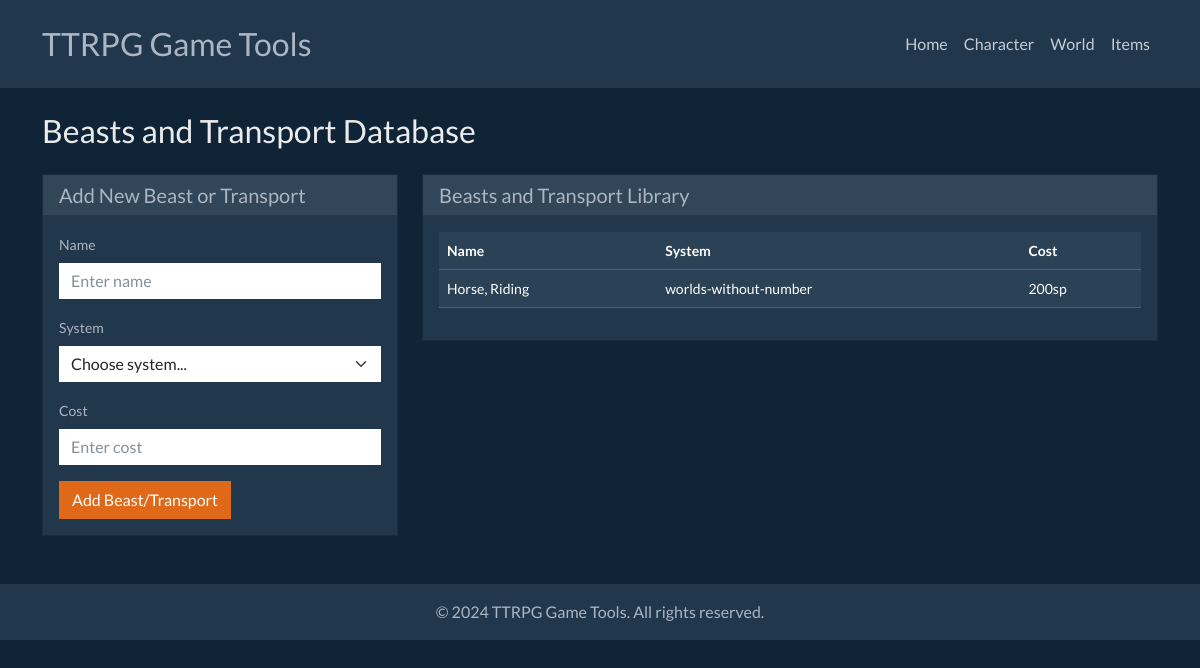
The page /beast-transport on the database its author committed.
### tables this page shows
CREATE TABLE beasts (
            id TEXT PRIMARY KEY,
            name TEXT NOT NULL,
            system TEXT NOT NULL,
            cost TEXT NOT NULL,
            created_at TIMESTAMP DEFAULT CURRENT_TIMESTAMP
        );

### main.py (the view)
@app.get("/beast-transport")
async def beast_transport(request: Request):
    beasts_list = get_all_beasts()
    return templates.TemplateResponse("beast-transport.html", {"request": request, "beasts": beasts_list})

### templates/beast-transport.html (shortened to what this page needs)
{% extends "base.html" %}
{% block content %}
<div class="row">
    <div class="col-12">
        <h2 class="mb-4">Beasts and Transport Database</h2>
    </div>
</div>
<div class="row">
    <div class="col-md-4">
        <div class="card bg-dark text-light">
            <div class="card-header">
                <h5 class="card-title mb-0">Add New Beast or Transport</h5>
            </div>
            <div class="card-body">
                <form method="POST" action="/beast-transport">
                    <div class="mb-3">
                        <label for="beastName" class="form-label">Name</label>
                        <input type="text" class="form-control" id="beastName" name="name" placeholder="Enter name">
                    </div>
                    <div class="mb-3">
                        <label for="system" class="form-label">System</label>
                        <select class="form-select" id="system" name="system">
                            <option selected>Choose system...</option>
                        </select>
                    </div>
                    <div class="mb-3">
                        <label for="cost" class="form-label">Cost</label>
                        <input type="text" class="form-control" id="cost" name="cost" placeholder="Enter cost">
                    </div>
                    <button type="submit" class="btn btn-primary">Add Beast/Transport</button>
                </form>
            </div>
        </div>
    </div>
    <div class="col-md-8">
        <div class="card bg-dark text-light">
            <div class="card-header">
                <h5 class="card-title mb-0">Beasts and Transport Library</h5>
            </div>
            <div class="card-body">
                {% if beasts %}
                    <div class="table-responsive">
                        <table class="table table-dark table-striped">
                            <thead>
                                <tr>
                                    <th>Name</th>
                                    <th>System</th>
                                    <th>Cost</th>
                                </tr>
                            </thead>
                            <tbody>
                                {% for beast in beasts %}
                                <tr>
                                    <td>{{ beast.name }}</td>
                                    <td>{{ beast.system }}</td>
                                    <td>{{ beast.cost }}</td>
                                </tr>
                                {% endfor %}
                            </tbody>
                        </table>
                    </div>
                {% else %}
                    <p class="text-muted">No beasts or transport items found. Add some using the form on the left.</p>
                {% endif %}
            </div>
        </div>
    </div>
</div>
{% endblock %}

### rows shown on the page
beasts: name "Horse, Riding", system "worlds-without-number", cost "200sp"
